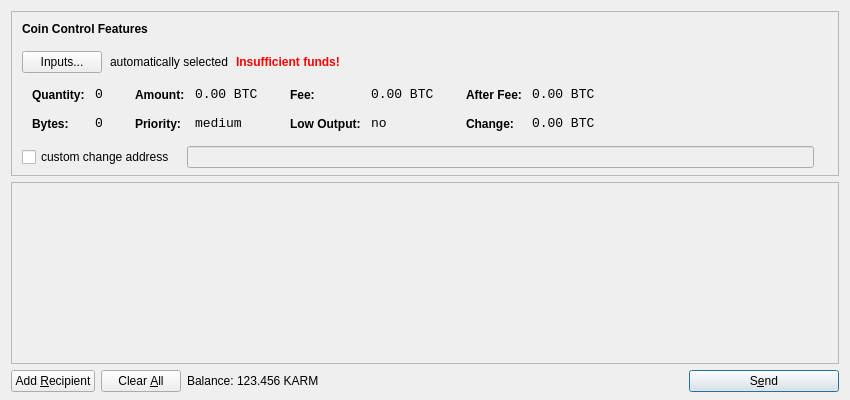
<?xml version="1.0" encoding="UTF-8"?>
<ui version="4.0">
 <class>SendCoinsDialog</class>
 <widget class="QDialog" name="SendCoinsDialog">
  <property name="geometry">
   <rect>
    <x>0</x>
    <y>0</y>
    <width>850</width>
    <height>400</height>
   </rect>
  </property>
  <property name="windowTitle">
   <string>Send Coins</string>
  </property>
  <layout class="QVBoxLayout" name="verticalLayout" stretch="0,1,0">
   <property name="bottomMargin">
    <number>8</number>
   </property>
   <item>
    <widget class="QFrame" name="frameCoinControl">
     <property name="sizePolicy">
      <sizepolicy hsizetype="Expanding" vsizetype="Expanding">
       <horstretch>0</horstretch>
       <verstretch>0</verstretch>
      </sizepolicy>
     </property>
     <property name="maximumSize">
      <size>
       <width>16777215</width>
       <height>16777215</height>
      </size>
     </property>
     <property name="frameShape">
      <enum>QFrame::StyledPanel</enum>
     </property>
     <property name="frameShadow">
      <enum>QFrame::Sunken</enum>
     </property>
     <layout class="QVBoxLayout" name="verticalLayoutCoinControl2">
      <property name="spacing">
       <number>-1</number>
      </property>
      <property name="leftMargin">
       <number>0</number>
      </property>
      <property name="topMargin">
       <number>0</number>
      </property>
      <property name="rightMargin">
       <number>0</number>
      </property>
      <property name="bottomMargin">
       <number>6</number>
      </property>
      <item>
       <layout class="QVBoxLayout" name="verticalLayoutCoinControl" stretch="0,0,0,0,1">
        <property name="spacing">
         <number>0</number>
        </property>
        <property name="leftMargin">
         <number>10</number>
        </property>
        <property name="topMargin">
         <number>10</number>
        </property>
        <item>
         <layout class="QHBoxLayout" name="horizontalLayoutCoinControl1">
          <property name="bottomMargin">
           <number>15</number>
          </property>
          <item>
           <widget class="QLabel" name="labelCoinControlFeatures">
            <property name="sizePolicy">
             <sizepolicy hsizetype="Preferred" vsizetype="Maximum">
              <horstretch>0</horstretch>
              <verstretch>0</verstretch>
             </sizepolicy>
            </property>
            <property name="font">
             <font>
              <weight>75</weight>
              <bold>true</bold>
             </font>
            </property>
            <property name="styleSheet">
             <string notr="true">font-weight:bold;</string>
            </property>
            <property name="text">
             <string>Coin Control Features</string>
            </property>
           </widget>
          </item>
         </layout>
        </item>
        <item>
         <layout class="QHBoxLayout" name="horizontalLayoutCoinControl2" stretch="0,0,0,0">
          <property name="spacing">
           <number>8</number>
          </property>
          <property name="bottomMargin">
           <number>10</number>
          </property>
          <item>
           <widget class="QPushButton" name="pushButtonCoinControl">
            <property name="styleSheet">
             <string notr="true"/>
            </property>
            <property name="text">
             <string>Inputs...</string>
            </property>
           </widget>
          </item>
          <item>
           <widget class="QLabel" name="labelCoinControlAutomaticallySelected">
            <property name="text">
             <string>automatically selected</string>
            </property>
            <property name="margin">
             <number>5</number>
            </property>
           </widget>
          </item>
          <item>
           <widget class="QLabel" name="labelCoinControlInsuffFunds">
            <property name="font">
             <font>
              <weight>75</weight>
              <bold>true</bold>
             </font>
            </property>
            <property name="styleSheet">
             <string notr="true">color:red;font-weight:bold;</string>
            </property>
            <property name="text">
             <string>Insufficient funds!</string>
            </property>
            <property name="margin">
             <number>5</number>
            </property>
           </widget>
          </item>
          <item>
           <spacer name="horizontalSpacerCoinControl">
            <property name="orientation">
             <enum>Qt::Horizontal</enum>
            </property>
            <property name="sizeHint" stdset="0">
             <size>
              <width>40</width>
              <height>1</height>
             </size>
            </property>
           </spacer>
          </item>
         </layout>
        </item>
        <item>
         <widget class="QWidget" name="widgetCoinControl" native="true">
          <property name="sizePolicy">
           <sizepolicy hsizetype="Preferred" vsizetype="Preferred">
            <horstretch>0</horstretch>
            <verstretch>0</verstretch>
           </sizepolicy>
          </property>
          <property name="minimumSize">
           <size>
            <width>0</width>
            <height>0</height>
           </size>
          </property>
          <property name="styleSheet">
           <string notr="true"/>
          </property>
          <layout class="QHBoxLayout" name="horizontalLayoutCoinControl5">
           <property name="margin">
            <number>0</number>
           </property>
           <item>
            <layout class="QHBoxLayout" name="horizontalLayoutCoinControl3" stretch="0,0,0,1">
             <property name="spacing">
              <number>20</number>
             </property>
             <property name="topMargin">
              <number>0</number>
             </property>
             <property name="bottomMargin">
              <number>10</number>
             </property>
             <item>
              <layout class="QFormLayout" name="formLayoutCoinControl1">
               <property name="horizontalSpacing">
                <number>10</number>
               </property>
               <property name="verticalSpacing">
                <number>14</number>
               </property>
               <property name="leftMargin">
                <number>10</number>
               </property>
               <property name="topMargin">
                <number>4</number>
               </property>
               <property name="rightMargin">
                <number>6</number>
               </property>
               <item row="0" column="0">
                <widget class="QLabel" name="labelCoinControlQuantityText">
                 <property name="styleSheet">
                  <string notr="true">font-weight:bold;</string>
                 </property>
                 <property name="text">
                  <string>Quantity:</string>
                 </property>
                 <property name="margin">
                  <number>0</number>
                 </property>
                </widget>
               </item>
               <item row="0" column="1">
                <widget class="QLabel" name="labelCoinControlQuantity">
                 <property name="font">
                  <font>
                   <family>Monospace</family>
                   <pointsize>10</pointsize>
                  </font>
                 </property>
                 <property name="cursor">
                  <cursorShape>IBeamCursor</cursorShape>
                 </property>
                 <property name="contextMenuPolicy">
                  <enum>Qt::ActionsContextMenu</enum>
                 </property>
                 <property name="text">
                  <string notr="true">0</string>
                 </property>
                 <property name="margin">
                  <number>0</number>
                 </property>
                 <property name="textInteractionFlags">
                  <set>Qt::LinksAccessibleByMouse|Qt::TextSelectableByKeyboard|Qt::TextSelectableByMouse</set>
                 </property>
                </widget>
               </item>
               <item row="1" column="0">
                <widget class="QLabel" name="labelCoinControlBytesText">
                 <property name="styleSheet">
                  <string notr="true">font-weight:bold;</string>
                 </property>
                 <property name="text">
                  <string>Bytes:</string>
                 </property>
                </widget>
               </item>
               <item row="1" column="1">
                <widget class="QLabel" name="labelCoinControlBytes">
                 <property name="font">
                  <font>
                   <family>Monospace</family>
                   <pointsize>10</pointsize>
                  </font>
                 </property>
                 <property name="cursor">
                  <cursorShape>IBeamCursor</cursorShape>
                 </property>
                 <property name="contextMenuPolicy">
                  <enum>Qt::ActionsContextMenu</enum>
                 </property>
                 <property name="text">
                  <string notr="true">0</string>
                 </property>
                 <property name="textInteractionFlags">
                  <set>Qt::LinksAccessibleByMouse|Qt::TextSelectableByKeyboard|Qt::TextSelectableByMouse</set>
                 </property>
                </widget>
               </item>
              </layout>
             </item>
             <item>
              <layout class="QFormLayout" name="formLayoutCoinControl2">
               <property name="horizontalSpacing">
                <number>10</number>
               </property>
               <property name="verticalSpacing">
                <number>14</number>
               </property>
               <property name="leftMargin">
                <number>6</number>
               </property>
               <property name="topMargin">
                <number>4</number>
               </property>
               <property name="rightMargin">
                <number>6</number>
               </property>
               <item row="0" column="0">
                <widget class="QLabel" name="labelCoinControlAmountText">
                 <property name="styleSheet">
                  <string notr="true">font-weight:bold;</string>
                 </property>
                 <property name="text">
                  <string>Amount:</string>
                 </property>
                 <property name="margin">
                  <number>0</number>
                 </property>
                </widget>
               </item>
               <item row="0" column="1">
                <widget class="QLabel" name="labelCoinControlAmount">
                 <property name="font">
                  <font>
                   <family>Monospace</family>
                   <pointsize>10</pointsize>
                  </font>
                 </property>
                 <property name="cursor">
                  <cursorShape>IBeamCursor</cursorShape>
                 </property>
                 <property name="contextMenuPolicy">
                  <enum>Qt::ActionsContextMenu</enum>
                 </property>
                 <property name="text">
                  <string notr="true">0.00 BTC</string>
                 </property>
                 <property name="textInteractionFlags">
                  <set>Qt::LinksAccessibleByMouse|Qt::TextSelectableByKeyboard|Qt::TextSelectableByMouse</set>
                 </property>
                </widget>
               </item>
               <item row="1" column="0">
                <widget class="QLabel" name="labelCoinControlPriorityText">
                 <property name="styleSheet">
                  <string notr="true">font-weight:bold;</string>
                 </property>
                 <property name="text">
                  <string>Priority:</string>
                 </property>
                </widget>
               </item>
               <item row="1" column="1">
                <widget class="QLabel" name="labelCoinControlPriority">
                 <property name="font">
                  <font>
                   <family>Monospace</family>
                   <pointsize>10</pointsize>
                  </font>
                 </property>
                 <property name="cursor">
                  <cursorShape>IBeamCursor</cursorShape>
                 </property>
                 <property name="contextMenuPolicy">
                  <enum>Qt::ActionsContextMenu</enum>
                 </property>
                 <property name="text">
                  <string>medium</string>
                 </property>
                 <property name="textInteractionFlags">
                  <set>Qt::LinksAccessibleByMouse|Qt::TextSelectableByKeyboard|Qt::TextSelectableByMouse</set>
                 </property>
                </widget>
               </item>
              </layout>
             </item>
             <item>
              <layout class="QFormLayout" name="formLayoutCoinControl3">
               <property name="horizontalSpacing">
                <number>10</number>
               </property>
               <property name="verticalSpacing">
                <number>14</number>
               </property>
               <property name="leftMargin">
                <number>6</number>
               </property>
               <property name="topMargin">
                <number>4</number>
               </property>
               <property name="rightMargin">
                <number>6</number>
               </property>
               <item row="0" column="0">
                <widget class="QLabel" name="labelCoinControlFeeText">
                 <property name="styleSheet">
                  <string notr="true">font-weight:bold;</string>
                 </property>
                 <property name="text">
                  <string>Fee:</string>
                 </property>
                 <property name="margin">
                  <number>0</number>
                 </property>
                </widget>
               </item>
               <item row="0" column="1">
                <widget class="QLabel" name="labelCoinControlFee">
                 <property name="font">
                  <font>
                   <family>Monospace</family>
                   <pointsize>10</pointsize>
                  </font>
                 </property>
                 <property name="cursor">
                  <cursorShape>IBeamCursor</cursorShape>
                 </property>
                 <property name="contextMenuPolicy">
                  <enum>Qt::ActionsContextMenu</enum>
                 </property>
                 <property name="text">
                  <string notr="true">0.00 BTC</string>
                 </property>
                 <property name="textInteractionFlags">
                  <set>Qt::LinksAccessibleByMouse|Qt::TextSelectableByKeyboard|Qt::TextSelectableByMouse</set>
                 </property>
                </widget>
               </item>
               <item row="1" column="0">
                <widget class="QLabel" name="labelCoinControlLowOutputText">
                 <property name="styleSheet">
                  <string notr="true">font-weight:bold;</string>
                 </property>
                 <property name="text">
                  <string>Low Output:</string>
                 </property>
                </widget>
               </item>
               <item row="1" column="1">
                <widget class="QLabel" name="labelCoinControlLowOutput">
                 <property name="font">
                  <font>
                   <family>Monospace</family>
                   <pointsize>10</pointsize>
                  </font>
                 </property>
                 <property name="cursor">
                  <cursorShape>IBeamCursor</cursorShape>
                 </property>
                 <property name="contextMenuPolicy">
                  <enum>Qt::ActionsContextMenu</enum>
                 </property>
                 <property name="text">
                  <string>no</string>
                 </property>
                 <property name="textInteractionFlags">
                  <set>Qt::LinksAccessibleByMouse|Qt::TextSelectableByKeyboard|Qt::TextSelectableByMouse</set>
                 </property>
                </widget>
               </item>
              </layout>
             </item>
             <item>
              <layout class="QFormLayout" name="formLayoutCoinControl4">
               <property name="horizontalSpacing">
                <number>10</number>
               </property>
               <property name="verticalSpacing">
                <number>14</number>
               </property>
               <property name="leftMargin">
                <number>6</number>
               </property>
               <property name="topMargin">
                <number>4</number>
               </property>
               <property name="rightMargin">
                <number>6</number>
               </property>
               <item row="0" column="0">
                <widget class="QLabel" name="labelCoinControlAfterFeeText">
                 <property name="styleSheet">
                  <string notr="true">font-weight:bold;</string>
                 </property>
                 <property name="text">
                  <string>After Fee:</string>
                 </property>
                 <property name="margin">
                  <number>0</number>
                 </property>
                </widget>
               </item>
               <item row="0" column="1">
                <widget class="QLabel" name="labelCoinControlAfterFee">
                 <property name="font">
                  <font>
                   <family>Monospace</family>
                   <pointsize>10</pointsize>
                  </font>
                 </property>
                 <property name="cursor">
                  <cursorShape>IBeamCursor</cursorShape>
                 </property>
                 <property name="contextMenuPolicy">
                  <enum>Qt::ActionsContextMenu</enum>
                 </property>
                 <property name="text">
                  <string notr="true">0.00 BTC</string>
                 </property>
                 <property name="textInteractionFlags">
                  <set>Qt::LinksAccessibleByMouse|Qt::TextSelectableByKeyboard|Qt::TextSelectableByMouse</set>
                 </property>
                </widget>
               </item>
               <item row="1" column="0">
                <widget class="QLabel" name="labelCoinControlChangeText">
                 <property name="styleSheet">
                  <string notr="true">font-weight:bold;</string>
                 </property>
                 <property name="text">
                  <string>Change:</string>
                 </property>
                </widget>
               </item>
               <item row="1" column="1">
                <widget class="QLabel" name="labelCoinControlChange">
                 <property name="font">
                  <font>
                   <family>Monospace</family>
                   <pointsize>10</pointsize>
                  </font>
                 </property>
                 <property name="cursor">
                  <cursorShape>IBeamCursor</cursorShape>
                 </property>
                 <property name="contextMenuPolicy">
                  <enum>Qt::ActionsContextMenu</enum>
                 </property>
                 <property name="text">
                  <string notr="true">0.00 BTC</string>
                 </property>
                 <property name="textInteractionFlags">
                  <set>Qt::LinksAccessibleByMouse|Qt::TextSelectableByKeyboard|Qt::TextSelectableByMouse</set>
                 </property>
                </widget>
               </item>
              </layout>
             </item>
            </layout>
           </item>
          </layout>
         </widget>
        </item>
        <item>
         <layout class="QHBoxLayout" name="horizontalLayoutCoinControl4" stretch="0,0,0">
          <property name="spacing">
           <number>12</number>
          </property>
          <property name="sizeConstraint">
           <enum>QLayout::SetDefaultConstraint</enum>
          </property>
          <property name="topMargin">
           <number>5</number>
          </property>
          <property name="rightMargin">
           <number>5</number>
          </property>
          <item>
           <widget class="QCheckBox" name="checkBoxCoinControlChange">
            <property name="text">
             <string>custom change address</string>
            </property>
           </widget>
          </item>
          <item>
           <widget class="QLineEdit" name="lineEditCoinControlChange">
            <property name="enabled">
             <bool>false</bool>
            </property>
            <property name="sizePolicy">
             <sizepolicy hsizetype="Expanding" vsizetype="Fixed">
              <horstretch>0</horstretch>
              <verstretch>0</verstretch>
             </sizepolicy>
            </property>
           </widget>
          </item>
          <item>
           <widget class="QLabel" name="labelCoinControlChangeLabel">
            <property name="sizePolicy">
             <sizepolicy hsizetype="Preferred" vsizetype="Expanding">
              <horstretch>0</horstretch>
              <verstretch>0</verstretch>
             </sizepolicy>
            </property>
            <property name="minimumSize">
             <size>
              <width>0</width>
              <height>0</height>
             </size>
            </property>
            <property name="text">
             <string/>
            </property>
            <property name="margin">
             <number>3</number>
            </property>
           </widget>
          </item>
         </layout>
        </item>
        <item>
         <spacer name="verticalSpacerCoinControl">
          <property name="orientation">
           <enum>Qt::Vertical</enum>
          </property>
          <property name="sizeHint" stdset="0">
           <size>
            <width>800</width>
            <height>1</height>
           </size>
          </property>
         </spacer>
        </item>
       </layout>
      </item>
     </layout>
    </widget>
   </item>
   <item>
    <widget class="QScrollArea" name="scrollArea">
     <property name="widgetResizable">
      <bool>true</bool>
     </property>
     <widget class="QWidget" name="scrollAreaWidgetContents">
      <property name="geometry">
       <rect>
        <x>0</x>
        <y>0</y>
        <width>830</width>
        <height>165</height>
       </rect>
      </property>
      <layout class="QVBoxLayout" name="verticalLayout_2">
       <property name="margin">
        <number>0</number>
       </property>
       <item>
        <layout class="QVBoxLayout" name="entries">
         <property name="spacing">
          <number>6</number>
         </property>
        </layout>
       </item>
       <item>
        <spacer name="verticalSpacer">
         <property name="orientation">
          <enum>Qt::Vertical</enum>
         </property>
         <property name="sizeHint" stdset="0">
          <size>
           <width>20</width>
           <height>40</height>
          </size>
         </property>
        </spacer>
       </item>
      </layout>
     </widget>
    </widget>
   </item>
   <item>
    <layout class="QHBoxLayout" name="horizontalLayout">
     <item>
      <widget class="QPushButton" name="addButton">
       <property name="toolTip">
        <string>Send to multiple recipients at once</string>
       </property>
       <property name="text">
        <string>Add &amp;Recipient</string>
       </property>
       <property name="icon">
        <iconset resource="../bitcoin.qrc">
         <normaloff>:/icons/add</normaloff>:/icons/add</iconset>
       </property>
       <property name="autoDefault">
        <bool>false</bool>
       </property>
      </widget>
     </item>
     <item>
      <widget class="QPushButton" name="clearButton">
       <property name="sizePolicy">
        <sizepolicy hsizetype="Minimum" vsizetype="Fixed">
         <horstretch>0</horstretch>
         <verstretch>0</verstretch>
        </sizepolicy>
       </property>
       <property name="toolTip">
        <string>Remove all transaction fields</string>
       </property>
       <property name="text">
        <string>Clear &amp;All</string>
       </property>
       <property name="icon">
        <iconset resource="../bitcoin.qrc">
         <normaloff>:/icons/remove</normaloff>:/icons/remove</iconset>
       </property>
       <property name="autoRepeatDelay">
        <number>300</number>
       </property>
       <property name="autoDefault">
        <bool>false</bool>
       </property>
      </widget>
     </item>
     <item>
      <layout class="QHBoxLayout" name="horizontalLayout_2">
       <property name="spacing">
        <number>3</number>
       </property>
       <item>
        <widget class="QLabel" name="label">
         <property name="text">
          <string>Balance:</string>
         </property>
        </widget>
       </item>
       <item>
        <widget class="QLabel" name="labelBalance">
         <property name="cursor">
          <cursorShape>IBeamCursor</cursorShape>
         </property>
         <property name="text">
          <string>123.456 KARM</string>
         </property>
         <property name="textInteractionFlags">
          <set>Qt::LinksAccessibleByMouse|Qt::TextSelectableByKeyboard|Qt::TextSelectableByMouse</set>
         </property>
        </widget>
       </item>
      </layout>
     </item>
     <item>
      <spacer name="horizontalSpacer">
       <property name="orientation">
        <enum>Qt::Horizontal</enum>
       </property>
       <property name="sizeHint" stdset="0">
        <size>
         <width>40</width>
         <height>20</height>
        </size>
       </property>
      </spacer>
     </item>
     <item>
      <widget class="QPushButton" name="sendButton">
       <property name="minimumSize">
        <size>
         <width>150</width>
         <height>0</height>
        </size>
       </property>
       <property name="toolTip">
        <string>Confirm the send action</string>
       </property>
       <property name="text">
        <string>S&amp;end</string>
       </property>
       <property name="icon">
        <iconset resource="../bitcoin.qrc">
         <normaloff>:/icons/send</normaloff>:/icons/send</iconset>
       </property>
       <property name="default">
        <bool>true</bool>
       </property>
      </widget>
     </item>
    </layout>
   </item>
  </layout>
 </widget>
 <resources>
  <include location="../bitcoin.qrc"/>
 </resources>
 <connections/>
</ui>
